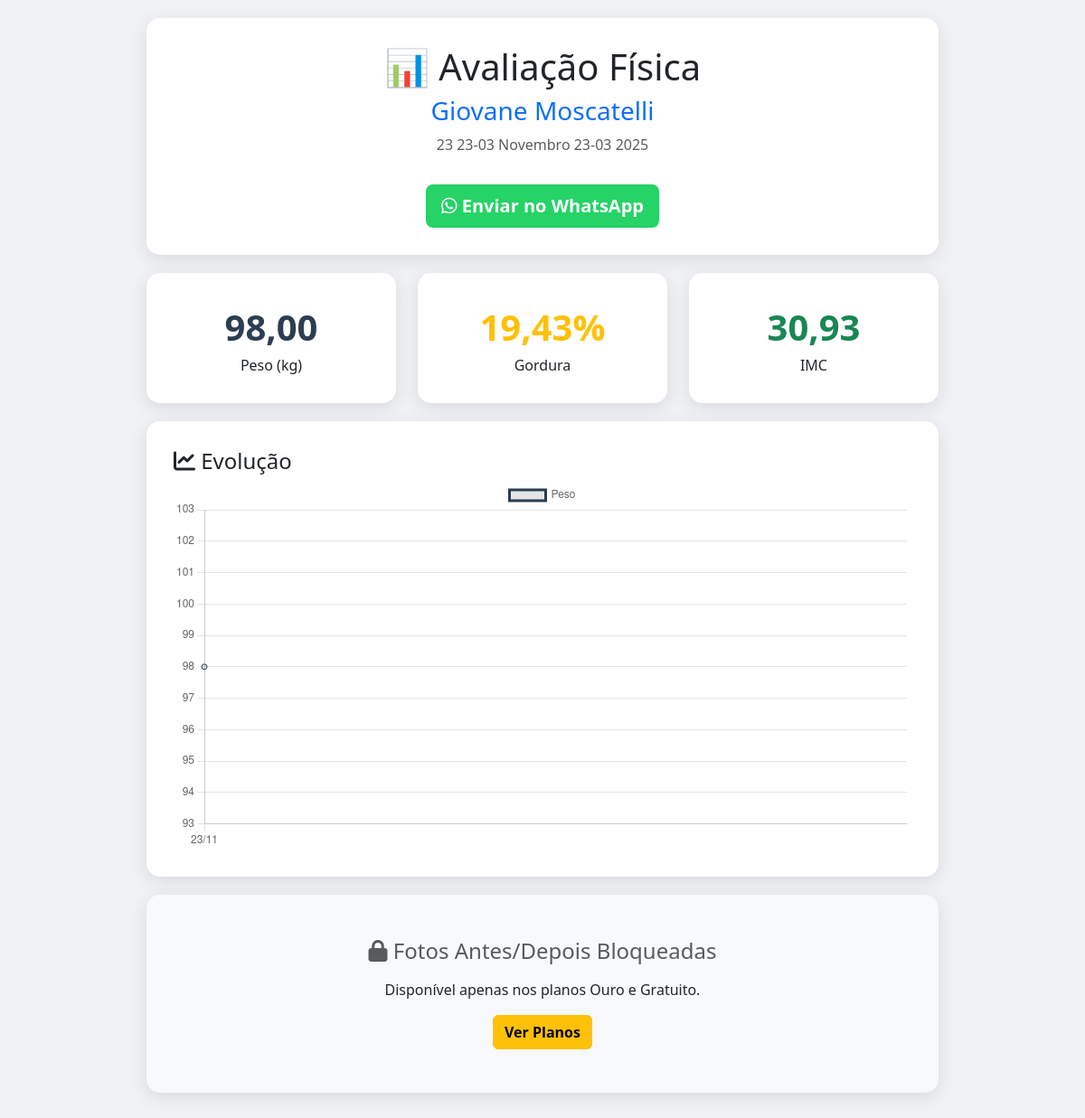
The page /avaliacao/1/ (signed in) on the database its author committed.
### core/models.py (models this page shows, shortened)
class Cliente(models.Model):
    nome = models.CharField(max_length=100)
    email = models.EmailField(unique=True)
    telefone = models.CharField(max_length=20, blank=True, null=True, help_text="Apenas números com DDD (ex: 11999999999)")
    data_nascimento = models.DateField()
    GENERO_CHOICES = [
        ('homem', 'Homem'),
        ('mulher', 'Mulher'),
    ]
    genero = models.CharField(max_length=10, choices=GENERO_CHOICES)
    observacoes = models.TextField(blank=True, null=True, verbose_name="Anamnese / Observações")
    class Meta:
        verbose_name = "Cliente"
        verbose_name_plural = "Clientes"

class Avaliacao(models.Model):
    cliente = models.ForeignKey(Cliente, on_delete=models.CASCADE)
    data_avaliacao = models.DateTimeField(auto_now_add=True)
    peso_kg = models.DecimalField(max_digits=5, decimal_places=2, verbose_name="Peso (Kg)")
    altura_m = models.DecimalField(max_digits=3, decimal_places=2, verbose_name="Altura (m)")
    cintura_cm = models.DecimalField(max_digits=5, decimal_places=2, verbose_name="Cintura (cm)")
    pescoco_cm = models.DecimalField(max_digits=5, decimal_places=2, verbose_name="Pescoço (cm)")
    quadril_cm = models.DecimalField(max_digits=5, decimal_places=2, null=True, blank=True, verbose_name="Quadril (cm)")
    foto_frente = models.ImageField(upload_to='avaliacoes/', blank=True, null=True, verbose_name="Foto Frente")
    foto_costas = models.ImageField(upload_to='avaliacoes/', blank=True, null=True, verbose_name="Foto Costas")
    foto_perfil = models.ImageField(upload_to='avaliacoes/', blank=True, null=True, verbose_name="Foto Perfil")
    resultado_imc = models.DecimalField(max_digits=4, decimal_places=2, null=True, blank=True)
    resultado_gordura = models.DecimalField(max_digits=4, decimal_places=2, null=True, blank=True)
    classificacao = models.CharField(max_length=200, null=True, blank=True)
    class Meta:
        verbose_name = "Avaliação Física"
        verbose_name_plural = "Avaliações Físicas"

### core/views.py (the view)
# urls.py: path('avaliacao/<int:avaliacao_id>/', relatorio_avaliacao, name='relatorio_avaliacao'),
@login_required
def relatorio_avaliacao(request, avaliacao_id):
    avaliacao = get_object_or_404(Avaliacao, id=avaliacao_id)
    cliente = avaliacao.cliente
    permite_fotos = False
    try:
        if request.user.assinatura.permite_fotos:
            permite_fotos = True
    except:
        pass
    historico = Avaliacao.objects.filter(cliente=cliente).order_by('data_avaliacao')
    datas = [a.data_avaliacao.strftime("%d/%m") for a in historico]
    pesos = [float(a.peso_kg) for a in historico]
    gorduras = [float(a.resultado_gordura) for a in historico]
    link_zap = ""
    if cliente.telefone:
        tel = ''.join(filter(str.isdigit, cliente.telefone))
        url = request.build_absolute_uri(request.path)
        link_zap = f"https://wa.me/55{tel}?text=Resultado da avaliação: {url}"
    return render(request, 'core/relatorio_avaliacao.html', {
        'avaliacao': avaliacao, 'cliente': cliente,
        'datas_grafico': datas, 'pesos_grafico': pesos, 'gorduras_grafico': gorduras,
        'link_zap': link_zap, 'permite_fotos': permite_fotos
    })

### core/models.py (called while the page is built)
    @property
    def permite_fotos(self):
        return self.plano in ['ouro', 'gratuito']

### core/templates/core/relatorio_avaliacao.html (shortened to what this page needs)
<!DOCTYPE html>
<html lang="pt-br">
<head>
    <link href="https://cdn.jsdelivr.net/npm/bootstrap@5.3.0/dist/css/bootstrap.min.css" rel="stylesheet">
    <link rel="stylesheet" href="https://cdnjs.cloudflare.com/ajax/libs/font-awesome/6.0.0/css/all.min.css">
</head>
<body>
<div class="container" style="max-width: 900px;">
    <div class="ficha-card text-center">
        <h1>📊 Avaliação Física</h1>
        <h3 class="text-primary">{{ cliente.nome }}</h3>
        <p class="text-muted">{{ avaliacao.data_avaliacao|date:"d de F de Y" }}</p>
        {% if link_zap %}
            <a href="{{ link_zap }}" target="_blank" class="btn btn-whatsapp btn-lg mt-3"><i class="fab fa-whatsapp"></i> Enviar no WhatsApp</a>
        {% endif %}
    </div>
    <div class="row">
        <div class="col-md-4"><div class="ficha-card text-center"><div class="destaque-numero">{{ avaliacao.peso_kg }}</div>Peso (kg)</div></div>
        <div class="col-md-4"><div class="ficha-card text-center"><div class="destaque-numero text-warning">{{ avaliacao.resultado_gordura }}%</div>Gordura</div></div>
        <div class="col-md-4"><div class="ficha-card text-center"><div class="destaque-numero text-success">{{ avaliacao.resultado_imc }}</div>IMC</div></div>
    </div>
    <div class="ficha-card">
        <h4><i class="fas fa-chart-line"></i> Evolução</h4>
        <canvas id="graficoEvolucao"></canvas>
    </div>
    {% if permite_fotos %}
        <div class="ficha-card">
            <h4><i class="fas fa-camera"></i> Fotos</h4>
            <div class="row">
                <div class="col-md-4"><div class="foto-box">{% if avaliacao.foto_frente %}<img src="{{ avaliacao.foto_frente.url }}">{% else %}Sem foto{% endif %}</div></div>
                <div class="col-md-4"><div class="foto-box">{% if avaliacao.foto_perfil %}<img src="{{ avaliacao.foto_perfil.url }}">{% else %}Sem foto{% endif %}</div></div>
                <div class="col-md-4"><div class="foto-box">{% if avaliacao.foto_costas %}<img src="{{ avaliacao.foto_costas.url }}">{% else %}Sem foto{% endif %}</div></div>
            </div>
        </div>
    {% else %}
        <div class="ficha-card text-center bg-light p-5">
            <h4 class="text-muted mb-3"><i class="fas fa-lock"></i> Fotos Antes/Depois Bloqueadas</h4>
            <p>Disponível apenas nos planos Ouro e Gratuito.</p>
            <a href="{% url 'pagina_precos' %}" class="btn btn-warning fw-bold">Ver Planos</a>
        </div>
    {% endif %}
</div>
<script>
    const ctx = document.getElementById('graficoEvolucao');
    new Chart(ctx, {
        type: 'line',
        data: {
            labels: {{ datas_grafico|safe }},
            datasets: [{ label: 'Peso', data: {{ pesos_grafico|safe }}, borderColor: '#2c3e50', tension: 0.3 }]
        }
    });
</script>
</body>
</html>

### core/templates/core/relatorio_avaliacao.html (style rules this page uses)
body { background: #f0f2f5; padding: 20px; }
.ficha-card { background: white; border-radius: 15px; box-shadow: 0 5px 20px rgba(0,0,0,0.1); padding: 30px; margin-bottom: 20px; }
.destaque-numero { font-size: 2.5em; font-weight: bold; color: #2c3e50; }
.btn-whatsapp { background-color: #25D366; color: white; font-weight: bold; }

### rows shown on the page
Cliente: nome "Giovane Moscatelli"
Avaliacao: data_avaliacao "23 23-03 Novembro 23-03 2025", peso_kg "98,00", resultado_gordura "19,43", resultado_imc "30,93"

### other values the page prints
chart data {{ datas_grafico|safe }} ['23/11']
chart data {{ pesos_grafico|safe }} [98.0]
